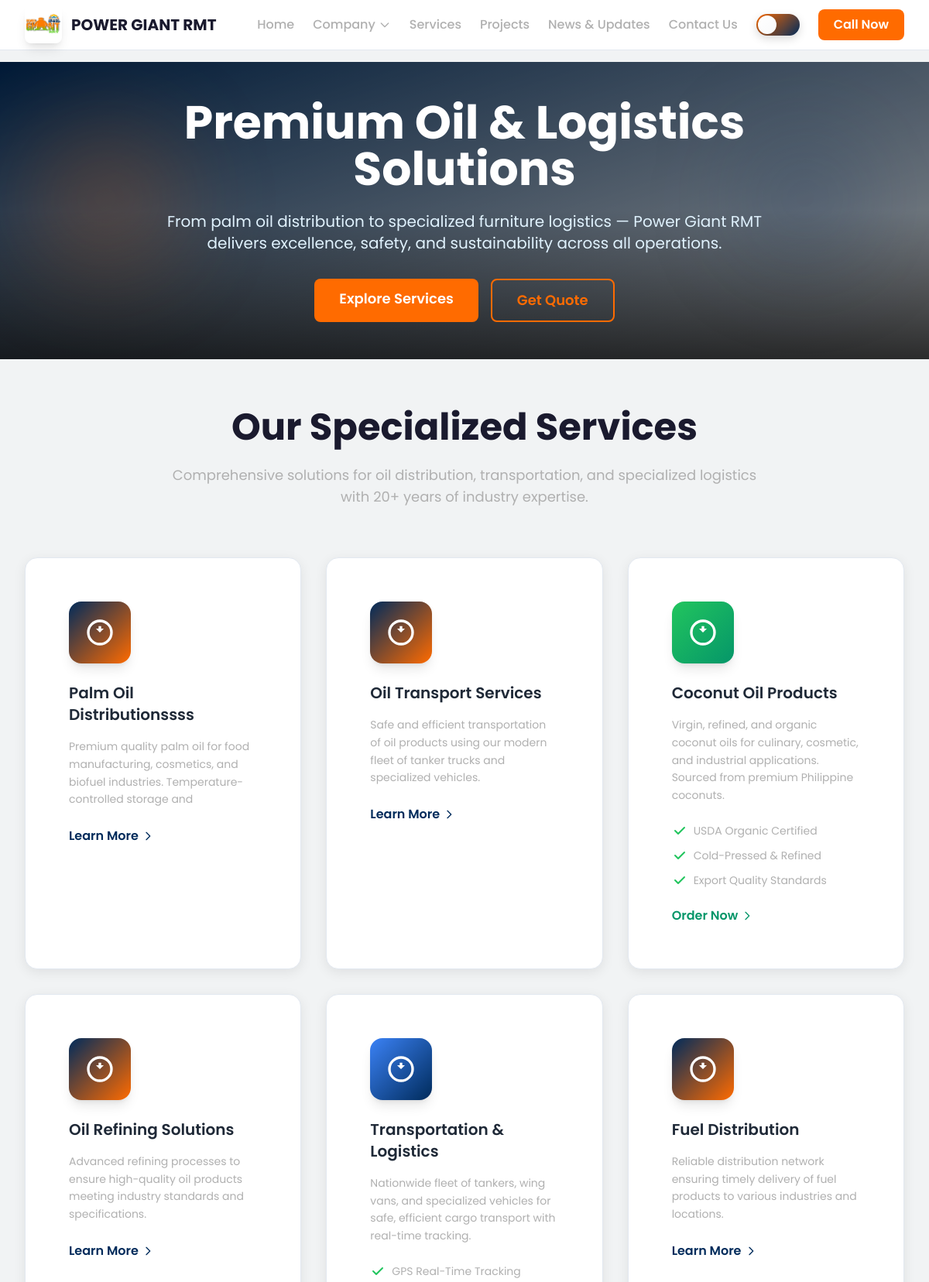
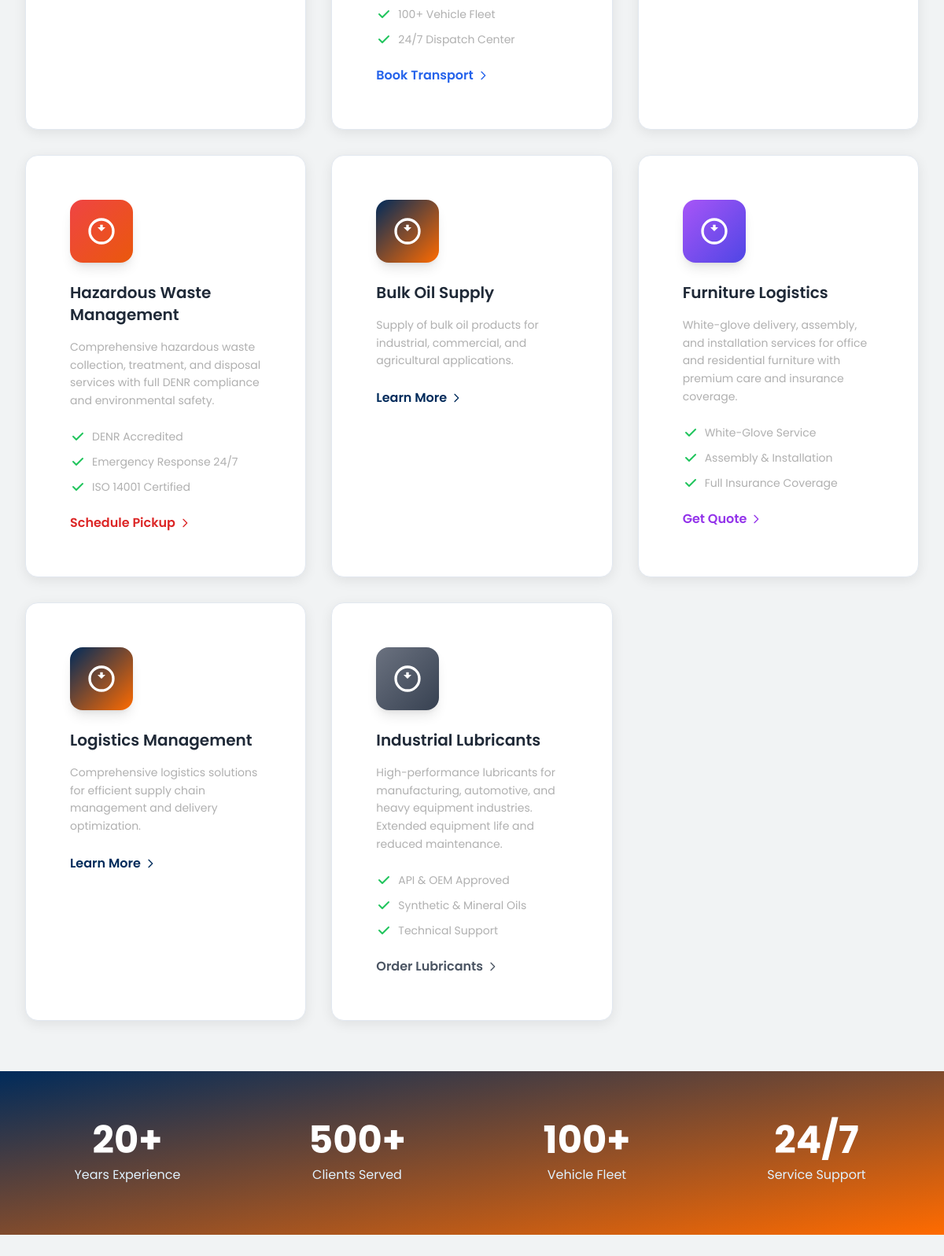
Screenshot of /pages/services.php with the database file from the repository (2 pictures, top to bottom).
### tables this page shows
CREATE TABLE `services_content` (
  `id` int(11) NOT NULL,
  `service_name` varchar(255) NOT NULL,
  `service_description` text DEFAULT NULL,
  `service_icon` varchar(100) DEFAULT NULL,
  `image_path` varchar(255) DEFAULT NULL,
  `display_order` int(11) DEFAULT 0,
  `is_active` tinyint(1) DEFAULT 1,
  `created_at` timestamp NOT NULL DEFAULT current_timestamp(),
  `updated_at` timestamp NOT NULL DEFAULT current_timestamp() ON UPDATE current_timestamp()
);

### pages/services.php (the view, shortened to what this page needs)
<?php
include 'header.php';
$database = new Database();
$db = $database->connect();
$stmt = $db->query("SELECT * FROM services_content WHERE is_active = 1 ORDER BY display_order");
$services = $stmt->fetchAll(PDO::FETCH_ASSOC);
$service_features = [
    'Palm Oil Distribution' => [
        'RSPO Certified Sustainable',
        'Bulk & Packaged Options',
        'ISO 22000 Food Safety'
    ],
    'Coconut Oil Products' => [
        'USDA Organic Certified',
        'Cold-Pressed & Refined',
        'Export Quality Standards'
    ],
    'Transportation & Logistics' => [
        'GPS Real-Time Tracking',
        '100+ Vehicle Fleet',
        '24/7 Dispatch Center'
    ],
    'Hazardous Waste Management' => [
        'DENR Accredited',
        'Emergency Response 24/7',
        'ISO 14001 Certified'
    ],
    'Furniture Logistics' => [
        'White-Glove Service',
        'Assembly & Installation',
        'Full Insurance Coverage'
    ],
    'Industrial Lubricants' => [
        'API & OEM Approved',
        'Synthetic & Mineral Oils',
        'Technical Support'
    ]
];
$service_colors = [
    'Palm Oil Distribution' => ['from-amber-500 to-orange-600', 'text-orange-600 hover:text-amber-700'],
    'Coconut Oil Products' => ['from-green-500 to-emerald-600', 'text-emerald-600 hover:text-green-700'],
    'Transportation & Logistics' => ['from-blue-500 to-primary', 'text-blue-600 hover:text-primary'],
    'Hazardous Waste Management' => ['from-red-500 to-orange-600', 'text-red-600 hover:text-orange-700'],
    'Furniture Logistics' => ['from-purple-500 to-indigo-600', 'text-purple-600 hover:text-indigo-700'],
    'Industrial Lubricants' => ['from-gray-500 to-gray-700', 'text-gray-600 hover:text-gray-800']
];
?>
<link rel="stylesheet" href="style.css">
<main class="min-h-screen">
    <section class="relative h-96 bg-gradient-to-br from-primary via-primary-800 to-secondary-900 overflow-hidden">
        <div class="absolute inset-0 bg-black/40"></div>
        <div class="absolute inset-0 bg-gradient-to-t from-black/70 via-transparent to-transparent"></div>
        <div class="absolute top-20 left-10 w-48 h-48 bg-secondary/20 rounded-full blur-3xl animate-pulse"></div>
        <div class="absolute bottom-32 right-20 w-40 h-40 bg-primary/20 rounded-full blur-3xl animate-float"></div>
        <div class="absolute top-1/2 left-1/2 transform -translate-x-1/2 -translate-y-1/2 w-80 h-80 bg-accent/10 rounded-full blur-3xl animate-pulse-delayed"></div>
        <br><br><div class="container-custom relative z-10 text-center text-white">
            <h1 class="font-poppins font-bold text-4xl sm:text-5xl lg:text-6xl mb-6 max-w-5xl mx-auto">
                Premium Oil & Logistics Solutions
            </h1>
            <p class="text-xl max-w-3xl mx-auto text-accent-100 mb-8">
                From palm oil distribution to specialized furniture logistics — Power Giant RMT delivers excellence, safety, and sustainability across all operations.
            </p>
            <div class="flex flex-col sm:flex-row gap-4 justify-center">
                <a href="#services" class="btn-primary text-lg px-8 py-3">
                    Explore Services
                </a>
                <a href="contact.php" class="btn-secondary text-lg px-8 py-3">
                    Get Quote
                </a>
            </div>
        </div>
    </section>
    <section id="services" class="section-padding bg-surface">
        <div class="container-custom">
            <div class="text-center mb-16">
                <h2 class="font-poppins font-bold text-3xl sm:text-4xl lg:text-5xl secondary-50 mb-6">
                    Our Specialized Services
                </h2>
                <p class="text-lg text-text-secondary max-w-3xl mx-auto">
                    Comprehensive solutions for oil distribution, transportation, and specialized logistics with 20+ years of industry expertise.
                </p>
            </div>
            <div class="grid grid-cols-1 md:grid-cols-2 lg:grid-cols-3 gap-8">
                <?php foreach ($services as $service):
                    $service_name = $service['service_name'];
                    $gradient_class = $service_colors[$service_name][0] ?? 'from-primary to-secondary';
                    $text_color = $service_colors[$service_name][1] ?? 'text-primary hover:text-secondary';
                    $features = $service_features[$service_name] ?? [];
                ?>
                <div class="card-service group cursor-pointer relative overflow-hidden rounded-2xl bg-white shadow-lg hover:shadow-2xl transition-all duration-500 transform hover:-translate-y-2">
                    <div class="p-8 relative z-10">
                        <div class="w-20 h-20 bg-gradient-to-br <?php echo $gradient_class; ?> rounded-2xl flex items-center justify-center mb-6 group-hover:scale-110 transition-transform duration-300 shadow-lg">
                            <svg class="w-10 h-10 text-white" fill="currentColor" viewBox="0 0 24 24">
                                <path d="M12,2A10,10 0 0,0 2,12A10,10 0 0,0 12,22A10,10 0 0,0 22,12A10,10 0 0,0 12,2M12,4A8,8 0 0,1 20,12A8,8 0 0,1 12,20A8,8 0 0,1 4,12A8,8 0 0,1 12,4Z M15,9L12,12L9,9H11V7H13V9H15Z"/>
                            </svg>
                        </div>
                        <h3 class="font-poppins font-semibold text-xl text-gray-800 mb-4"><?php echo htmlspecialchars($service_name); ?></h3>
                        <p class="text-text-secondary mb-6 text-sm leading-relaxed">
                            <?php echo htmlspecialchars($service['service_description']); ?>
                        </p>
                        <?php if (!empty($features)): ?>
                        <ul class="space-y-3 mb-6">
                            <?php foreach ($features as $feature): ?>
                            <li class="flex items-center text-sm text-text-secondary">
                                <svg class="w-5 h-5 text-green-500 mr-2 flex-shrink-0" fill="currentColor" viewBox="0 0 20 20">
                                    <path fill-rule="evenodd" d="M16.707 5.293a1 1 0 010 1.414l-8 8a1 1 0 01-1.414 0l-4-4a1 1 0 011.414-1.414L8 12.586l7.293-7.293a1 1 0 011.414 0z" clip-rule="evenodd"></path>
                                </svg>
                                <?php echo htmlspecialchars($feature); ?>
                            </li>
                            <?php endforeach; ?>
                        </ul>
                        <?php endif; ?>
                        <a href="contact.php" class="<?php echo $text_color; ?> font-semibold transition-colors flex items-center">
                            <?php
                                $button_text = match($service_name) {
                                    'Palm Oil Distribution' => 'Request Quote',
                                    'Coconut Oil Products' => 'Order Now',
                                    'Transportation & Logistics' => 'Book Transport',
                                    'Hazardous Waste Management' => 'Schedule Pickup',
                                    'Furniture Logistics' => 'Get Quote',
                                    'Industrial Lubricants' => 'Order Lubricants',
                                    default => 'Learn More'
                                };
                                echo $button_text;
                            ?>
                            <svg class="w-4 h-4 ml-1" fill="none" stroke="currentColor" viewBox="0 0 24 24">
                                <path stroke-linecap="round" stroke-linejoin="round" stroke-width="2" d="M9 5l7 7-7 7"></path>
                            </svg>
                        </a>
                    </div>
                </div>
                <?php endforeach; ?>
            </div>
        </div>
    </section>
    <section class="section-padding bg-gradient-to-br from-primary to-secondary text-white">
        <div class="container-custom">
            <div class="grid grid-cols-2 md:grid-cols-4 gap-8 text-center">
                <div>
                    <div class="text-4xl md:text-5xl font-poppins font-bold mb-2">20+</div>
                    <div class="text-accent-100">Years Experience</div>
                </div>
                <div>
                    <div class="text-4xl md:text-5xl font-poppins font-bold mb-2">500+</div>
                    <div class="text-accent-100">Clients Served</div>
                </div>
                <div>
                    <div class="text-4xl md:text-5xl font-poppins font-bold mb-2">100+</div>
                    <div class="text-accent-100">Vehicle Fleet</div>
                </div>
                <div>
                    <div class="text-4xl md:text-5xl font-poppins font-bold mb-2">24/7</div>
                    <div class="text-accent-100">Service Support</div>
                </div>
            </div>
        </div>
    </section>
</main>

### pages/style.css (style rules this page uses)
:root { --primary: #1e40af; --secondary: #dc2626; --primary-50: #dbeafe; --secondary-50: #fecaca; --text-primary: #1f2937; --text-secondary: #6b7280; }
.animate-float { animation: float 6s ease-in-out infinite; }
:root { --bg-primary: #ffffff; --bg-secondary: #f8f9fa; --bg-surface: #f1f3f4; --bg-accent: #e8f4f8; --text-primary: #1a1a2e; --text-secondary: #4a5568; --text-muted: #718096; --border-color: #e2e8f0; --shadow-light: rgba(0, 0, 0, 0.08); --shadow-medium: rgba(0, 0, 0, 0.12); --shadow-heavy: rgba(0, 0, 0, 0.16); --gradient-overlay: rgba(255, 255, 255, 0.9); --glass-bg: rgba(255, 255, 255, 0.1); --navbar-bg: rgba(255, 255, 255, 0.95); --card-bg: rgba(255, 255, 255, 1); }
* { transition: background-color 0.3s ease, border-color 0.3s ease, color 0.3s ease, box-shadow 0.3s ease; }
body { background-color: var(--bg-primary) !important; color: var(--text-primary) !important; }
.bg-surface { background-color: var(--bg-surface) !important; }
.bg-white { background-color: var(--bg-primary) !important; }
.text-text-secondary { color: #b0b0b0; position: relative; text-decoration: none; cursor: pointer; transition: color 0.3s ease; }
html { scroll-behavior: smooth; }
.card-service { background-color: var(--card-bg) !important; border: 1px solid var(--border-color) !important; box-shadow: 0 4px 16px var(--shadow-light) !important; }
.animate-pulse-delayed { animation: pulse 3s ease-in-out infinite 1s; }

### rows the page displays
services_content: service_name "Palm Oil Distributionssss", service_description "Premium quality palm oil for food manufacturing, cosmetics, and biofuel industries. Temperature-controlled storage and", service_name "Learn More"
services_content: service_name "Oil Transport Services", service_description "Safe and efficient transportation of oil products using our modern fleet of tanker trucks and specialized vehicles.", service_name "Learn More"
services_content: service_name "Coconut Oil Products", service_description "Virgin, refined, and organic coconut oils for culinary, cosmetic, and industrial applications. Sourced from premium Philippine coconuts.", service_name "USDA Organic Certified", service_name "Cold-Pressed & Refined", service_name "Export Quality Standards", service_name "Order Now"
services_content: service_name "Oil Refining Solutions", service_description "Advanced refining processes to ensure high-quality oil products meeting industry standards and specifications.", service_name "Learn More"
services_content: service_name "Transportation & Logistics", service_description "Nationwide fleet of tankers, wing vans, and specialized vehicles for safe, efficient cargo transport with real-time tracking.", service_name "GPS Real-Time Tracking", service_name "100+ Vehicle Fleet", service_name "24/7 Dispatch Center", service_name "Book Transport"
services_content: service_name "Fuel Distribution", service_description "Reliable distribution network ensuring timely delivery of fuel products to various industries and locations.", service_name "Learn More"
services_content: service_name "Hazardous Waste Management", service_description "Comprehensive hazardous waste collection, treatment, and disposal services with full DENR compliance and environmental safety.", service_name "DENR Accredited", service_name "Emergency Response 24/7", service_name "ISO 14001 Certified", service_name "Schedule Pickup"
services_content: service_name "Bulk Oil Supply", service_description "Supply of bulk oil products for industrial, commercial, and agricultural applications.", service_name "Learn More"
services_content: service_name "Furniture Logistics", service_description "White-glove delivery, assembly, and installation services for office and residential furniture with premium care and insurance coverage.", service_name "White-Glove Service", service_name "Assembly & Installation", service_name "Full Insurance Coverage", service_name "Get Quote"
services_content: service_name "Logistics Management", service_description "Comprehensive logistics solutions for efficient supply chain management and delivery optimization.", service_name "Learn More"
services_content: service_name "Industrial Lubricants", service_description "High-performance lubricants for manufacturing, automotive, and heavy equipment industries. Extended equipment life and reduced maintenance.", service_name "API & OEM Approved", service_name "Synthetic & Mineral Oils", service_name "Technical Support", service_name "Order Lubricants"
